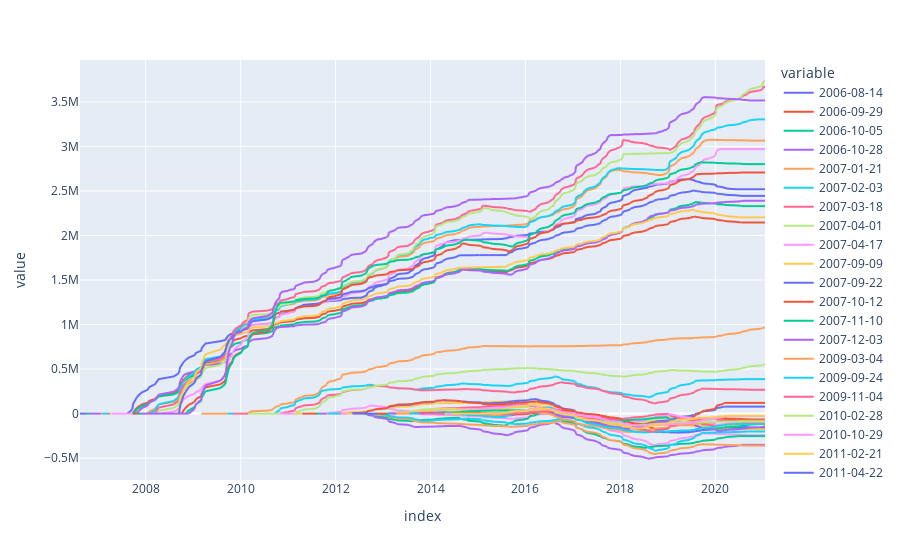

The notebook cell saved with this chart:
### Code cell
(stats['HRP']-stats['MCAP']).interpolate().plot()

### Figure 1 — Plotly figure (JSON) as saved in the notebook; plotly's stock layout.template omitted (floating-point values rounded to 4 significant figures; data arrays with more than 128 entries replaced by an {"elided": "..."} marker saying what was removed)
{"data": [{"hovertemplate": "variable=2006-08-14<br>index=%{x}<br>value=%{y}<extra></extra>", "legendgroup": "2006-08-14", "line": {"color": "#636efa", "dash": "solid"}, "marker": {"symbol": "circle"}, "mode": "lines", "name": "2006-08-14", "showlegend": true, "x": {"elided": "436 str values"}, "xaxis": "x", "y": {"elided": "436 float values"}, "yaxis": "y", "type": "scattergl"}, {"hovertemplate": "variable=2006-09-29<br>index=%{x}<br>value=%{y}<extra></extra>", "legendgroup": "2006-09-29", "line": {"color": "#EF553B", "dash": "solid"}, "marker": {"symbol": "circle"}, "mode": "lines", "name": "2006-09-29", "showlegend": true, "x": {"elided": "436 str values"}, "xaxis": "x", "y": {"elided": "436 float values"}, "yaxis": "y", "type": "scattergl"}, {"hovertemplate": "variable=2006-10-05<br>index=%{x}<br>value=%{y}<extra></extra>", "legendgroup": "2006-10-05", "line": {"color": "#00cc96", "dash": "solid"}, "marker": {"symbol": "circle"}, "mode": "lines", "name": "2006-10-05", "showlegend": true, "x": {"elided": "436 str values"}, "xaxis": "x", "y": {"elided": "436 float values"}, "yaxis": "y", "type": "scattergl"}, {"hovertemplate": "variable=2006-10-28<br>index=%{x}<br>value=%{y}<extra></extra>", "legendgroup": "2006-10-28", "line": {"color": "#ab63fa", "dash": "solid"}, "marker": {"symbol": "circle"}, "mode": "lines", "name": "2006-10-28", "showlegend": true, "x": {"elided": "436 str values"}, "xaxis": "x", "y": {"elided": "436 float values"}, "yaxis": "y", "type": "scattergl"}, {"hovertemplate": "variable=2007-01-21<br>index=%{x}<br>value=%{y}<extra></extra>", "legendgroup": "2007-01-21", "line": {"color": "#FFA15A", "dash": "solid"}, "marker": {"symbol": "circle"}, "mode": "lines", "name": "2007-01-21", "showlegend": true, "x": {"elided": "436 str values"}, "xaxis": "x", "y": {"elided": "436 float values"}, "yaxis": "y", "type": "scattergl"}, {"hovertemplate": "variable=2007-02-03<br>index=%{x}<br>value=%{y}<extra></extra>", "legendgroup": "2007-02-03", "line": {"color": "#19d3f3", "dash": "solid"}, "marker": {"symbol": "circle"}, "mode": "lines", "name": "2007-02-03", "showlegend": true, "x": {"elided": "436 str values"}, "xaxis": "x", "y": {"elided": "436 float values"}, "yaxis": "y", "type": "scattergl"}, {"hovertemplate": "variable=2007-03-18<br>index=%{x}<br>value=%{y}<extra></extra>", "legendgroup": "2007-03-18", "line": {"color": "#FF6692", "dash": "solid"}, "marker": {"symbol": "circle"}, "mode": "lines", "name": "2007-03-18", "showlegend": true, "x": {"elided": "436 str values"}, "xaxis": "x", "y": {"elided": "436 float values"}, "yaxis": "y", "type": "scattergl"}, {"hovertemplate": "variable=2007-04-01<br>index=%{x}<br>value=%{y}<extra></extra>", "legendgroup": "2007-04-01", "line": {"color": "#B6E880", "dash": "solid"}, "marker": {"symbol": "circle"}, "mode": "lines", "name": "2007-04-01", "showlegend": true, "x": {"elided": "436 str values"}, "xaxis": "x", "y": {"elided": "436 float values"}, "yaxis": "y", "type": "scattergl"}, {"hovertemplate": "variable=2007-04-17<br>index=%{x}<br>value=%{y}<extra></extra>", "legendgroup": "2007-04-17", "line": {"color": "#FF97FF", "dash": "solid"}, "marker": {"symbol": "circle"}, "mode": "lines", "name": "2007-04-17", "showlegend": true, "x": {"elided": "436 str values"}, "xaxis": "x", "y": {"elided": "436 float values"}, "yaxis": "y", "type": "scattergl"}, {"hovertemplate": "variable=2007-09-09<br>index=%{x}<br>value=%{y}<extra></extra>", "legendgroup": "2007-09-09", "line": {"color": "#FECB52", "dash": "solid"}, "marker": {"symbol": "circle"}, "mode": "lines", "name": "2007-09-09", "showlegend": true, "x": {"elided": "436 str values"}, "xaxis": "x", "y": {"elided": "436 float values"}, "yaxis": "y", "type": "scattergl"}, {"hovertemplate": "variable=2007-09-22<br>index=%{x}<br>value=%{y}<extra></extra>", "legendgroup": "2007-09-22", "line": {"color": "#636efa", "dash": "solid"}, "marker": {"symbol": "circle"}, "mode": "lines", "name": "2007-09-22", "showlegend": true, "x": {"elided": "436 str values"}, "xaxis": "x", "y": {"elided": "436 float values"}, "yaxis": "y", "type": "scattergl"}, {"hovertemplate": "variable=2007-10-12<br>index=%{x}<br>value=%{y}<extra></extra>", "legendgroup": "2007-10-12", "line": {"color": "#EF553B", "dash": "solid"}, "marker": {"symbol": "circle"}, "mode": "lines", "name": "2007-10-12", "showlegend": true, "x": {"elided": "436 str values"}, "xaxis": "x", "y": {"elided": "436 float values"}, "yaxis": "y", "type": "scattergl"}, {"hovertemplate": "variable=2007-11-10<br>index=%{x}<br>value=%{y}<extra></extra>", "legendgroup": "2007-11-10", "line": {"color": "#00cc96", "dash": "solid"}, "marker": {"symbol": "circle"}, "mode": "lines", "name": "2007-11-10", "showlegend": true, "x": {"elided": "436 str values"}, "xaxis": "x", "y": {"elided": "436 float values"}, "yaxis": "y", "type": "scattergl"}, {"hovertemplate": "variable=2007-12-03<br>index=%{x}<br>value=%{y}<extra></extra>", "legendgroup": "2007-12-03", "line": {"color": "#ab63fa", "dash": "solid"}, "marker": {"symbol": "circle"}, "mode": "lines", "name": "2007-12-03", "showlegend": true, "x": {"elided": "436 str values"}, "xaxis": "x", "y": {"elided": "436 float values"}, "yaxis": "y", "type": "scattergl"}, {"hovertemplate": "variable=2009-03-04<br>index=%{x}<br>value=%{y}<extra></extra>", "legendgroup": "2009-03-04", "line": {"color": "#FFA15A", "dash": "solid"}, "marker": {"symbol": "circle"}, "mode": "lines", "name": "2009-03-04", "showlegend": true, "x": {"elided": "436 str values"}, "xaxis": "x", "y": {"elided": "436 float values"}, "yaxis": "y", "type": "scattergl"}, {"hovertemplate": "variable=2009-09-24<br>index=%{x}<br>value=%{y}<extra></extra>", "legendgroup": "2009-09-24", "line": {"color": "#19d3f3", "dash": "solid"}, "marker": {"symbol": "circle"}, "mode": "lines", "name": "2009-09-24", "showlegend": true, "x": {"elided": "436 str values"}, "xaxis": "x", "y": {"elided": "436 float values"}, "yaxis": "y", "type": "scattergl"}, {"hovertemplate": "variable=2009-11-04<br>index=%{x}<br>value=%{y}<extra></extra>", "legendgroup": "2009-11-04", "line": {"color": "#FF6692", "dash": "solid"}, "marker": {"symbol": "circle"}, "mode": "lines", "name": "2009-11-04", "showlegend": true, "x": {"elided": "436 str values"}, "xaxis": "x", "y": {"elided": "436 float values"}, "yaxis": "y", "type": "scattergl"}, {"hovertemplate": "variable=2010-02-28<br>index=%{x}<br>value=%{y}<extra></extra>", "legendgroup": "2010-02-28", "line": {"color": "#B6E880", "dash": "solid"}, "marker": {"symbol": "circle"}, "mode": "lines", "name": "2010-02-28", "showlegend": true, "x": {"elided": "436 str values"}, "xaxis": "x", "y": {"elided": "436 float values"}, "yaxis": "y", "type": "scattergl"}, {"hovertemplate": "variable=2010-10-29<br>index=%{x}<br>value=%{y}<extra></extra>", "legendgroup": "2010-10-29", "line": {"color": "#FF97FF", "dash": "solid"}, "marker": {"symbol": "circle"}, "mode": "lines", "name": "2010-10-29", "showlegend": true, "x": {"elided": "436 str values"}, "xaxis": "x", "y": {"elided": "436 float values"}, "yaxis": "y", "type": "scattergl"}, {"hovertemplate": "variable=2011-02-21<br>index=%{x}<br>value=%{y}<extra></extra>", "legendgroup": "2011-02-21", "line": {"color": "#FECB52", "dash": "solid"}, "marker": {"symbol": "circle"}, "mode": "lines", "name": "2011-02-21", "showlegend": true, "x": {"elided": "436 str values"}, "xaxis": "x", "y": {"elided": "436 float values"}, "yaxis": "y", "type": "scattergl"}, {"hovertemplate": "variable=2011-04-22<br>index=%{x}<br>value=%{y}<extra></extra>", "legendgroup": "2011-04-22", "line": {"color": "#636efa", "dash": "solid"}, "marker": {"symbol": "circle"}, "mode": "lines", "name": "2011-04-22", "showlegend": true, "x": {"elided": "436 str values"}, "xaxis": "x", "y": {"elided": "436 float values"}, "yaxis": "y", "type": "scattergl"}, {"hovertemplate": "variable=2011-04-28<br>index=%{x}<br>value=%{y}<extra></extra>", "legendgroup": "2011-04-28", "line": {"color": "#EF553B", "dash": "solid"}, "marker": {"symbol": "circle"}, "mode": "lines", "name": "2011-04-28", "showlegend": true, "x": {"elided": "436 str values"}, "xaxis": "x", "y": {"elided": "436 float values"}, "yaxis": "y", "type": "scattergl"}, {"hovertemplate": "variable=2011-08-08<br>index=%{x}<br>value=%{y}<extra></extra>", "legendgroup": "2011-08-08", "line": {"color": "#00cc96", "dash": "solid"}, "marker": {"symbol": "circle"}, "mode": "lines", "name": "2011-08-08", "showlegend": true, "x": {"elided": "436 str values"}, "xaxis": "x", "y": {"elided": "436 float values"}, "yaxis": "y", "type": "scattergl"}, {"hovertemplate": "variable=2011-09-05<br>index=%{x}<br>value=%{y}<extra></extra>", "legendgroup": "2011-09-05", "line": {"color": "#ab63fa", "dash": "solid"}, "marker": {"symbol": "circle"}, "mode": "lines", "name": "2011-09-05", "showlegend": true, "x": {"elided": "436 str values"}, "xaxis": "x", "y": {"elided": "436 float values"}, "yaxis": "y", "type": "scattergl"}, {"hovertemplate": "variable=2011-10-24<br>index=%{x}<br>value=%{y}<extra></extra>", "legendgroup": "2011-10-24", "line": {"color": "#FFA15A", "dash": "solid"}, "marker": {"symbol": "circle"}, "mode": "lines", "name": "2011-10-24", "showlegend": true, "x": {"elided": "436 str values"}, "xaxis": "x", "y": {"elided": "436 float values"}, "yaxis": "y", "type": "scattergl"}, {"hovertemplate": "variable=2011-11-03<br>index=%{x}<br>value=%{y}<extra></extra>", "legendgroup": "2011-11-03", "line": {"color": "#19d3f3", "dash": "solid"}, "marker": {"symbol": "circle"}, "mode": "lines", "name": "2011-11-03", "showlegend": true, "x": {"elided": "436 str values"}, "xaxis": "x", "y": {"elided": "436 float values"}, "yaxis": "y", "type": "scattergl"}, {"hovertemplate": "variable=2012-02-06<br>index=%{x}<br>value=%{y}<extra></extra>", "legendgroup": "2012-02-06", "line": {"color": "#FF6692", "dash": "solid"}, "marker": {"symbol": "circle"}, "mode": "lines", "name": "2012-02-06", "showlegend": true, "x": {"elided": "436 str values"}, "xaxis": "x", "y": {"elided": "436 float values"}, "yaxis": "y", "type": "scattergl"}, {"hovertemplate": "variable=2012-02-15<br>index=%{x}<br>value=%{y}<extra></extra>", "legendgroup": "2012-02-15", "line": {"color": "#B6E880", "dash": "solid"}, "marker": {"symbol": "circle"}, "mode": "lines", "name": "2012-02-15", "showlegend": true, "x": {"elided": "436 str values"}, "xaxis": "x", "y": {"elided": "436 float values"}, "yaxis": "y", "type": "scattergl"}, {"hovertemplate": "variable=2012-02-19<br>index=%{x}<br>value=%{y}<extra></extra>", "legendgroup": "2012-02-19", "line": {"color": "#FF97FF", "dash": "solid"}, "marker": {"symbol": "circle"}, "mode": "lines", "name": "2012-02-19", "showlegend": true, "x": {"elided": "436 str values"}, "xaxis": "x", "y": {"elided": "436 float values"}, "yaxis": "y", "type": "scattergl"}, {"hovertemplate": "variable=2012-04-02<br>index=%{x}<br>value=%{y}<extra></extra>", "legendgroup": "2012-04-02", "line": {"color": "#FECB52", "dash": "solid"}, "marker": {"symbol": "circle"}, "mode": "lines", "name": "2012-04-02", "showlegend": true, "x": {"elided": "436 str values"}, "xaxis": "x", "y": {"elided": "436 float values"}, "yaxis": "y", "type": "scattergl"}, {"hovertemplate": "variable=2012-05-10<br>index=%{x}<br>value=%{y}<extra></extra>", "legendgroup": "2012-05-10", "line": {"color": "#636efa", "dash": "solid"}, "marker": {"symbol": "circle"}, "mode": "lines", "name": "2012-05-10", "showlegend": true, "x": {"elided": "436 str values"}, "xaxis": "x", "y": {"elided": "436 float values"}, "yaxis": "y", "type": "scattergl"}, {"hovertemplate": "variable=2012-11-16<br>index=%{x}<br>value=%{y}<extra></extra>", "legendgroup": "2012-11-16", "line": {"color": "#EF553B", "dash": "solid"}, "marker": {"symbol": "circle"}, "mode": "lines", "name": "2012-11-16", "showlegend": true, "x": {"elided": "436 str values"}, "xaxis": "x", "y": {"elided": "436 float values"}, "yaxis": "y", "type": "scattergl"}, {"hovertemplate": "variable=2013-01-26<br>index=%{x}<br>value=%{y}<extra></extra>", "legendgroup": "2013-01-26", "line": {"color": "#00cc96", "dash": "solid"}, "marker": {"symbol": "circle"}, "mode": "lines", "name": "2013-01-26", "showlegend": true, "x": {"elided": "436 str values"}, "xaxis": "x", "y": {"elided": "436 float values"}, "yaxis": "y", "type": "scattergl"}, {"hovertemplate": "variable=2013-02-13<br>index=%{x}<br>value=%{y}<extra></extra>", "legendgroup": "2013-02-13", "line": {"color": "#ab63fa", "dash": "solid"}, "marker": {"symbol": "circle"}, "mode": "lines", "name": "2013-02-13", "showlegend": true, "x": {"elided": "436 str values"}, "xaxis": "x", "y": {"elided": "436 float values"}, "yaxis": "y", "type": "scattergl"}, {"hovertemplate": "variable=2013-04-09<br>index=%{x}<br>value=%{y}<extra></extra>", "legendgroup": "2013-04-09", "line": {"color": "#FFA15A", "dash": "solid"}, "marker": {"symbol": "circle"}, "mode": "lines", "name": "2013-04-09", "showlegend": true, "x": {"elided": "436 str values"}, "xaxis": "x", "y": {"elided": "436 float values"}, "yaxis": "y", "type": "scattergl"}, {"hovertemplate": "variable=2013-07-22<br>index=%{x}<br>value=%{y}<extra></extra>", "legendgroup": "2013-07-22", "line": {"color": "#19d3f3", "dash": "solid"}, "marker": {"symbol": "circle"}, "mode": "lines", "name": "2013-07-22", "showlegend": true, "x": {"elided": "436 str values"}, "xaxis": "x", "y": {"elided": "436 float values"}, "yaxis": "y", "type": "scattergl"}, {"hovertemplate": "variable=2013-10-02<br>index=%{x}<br>value=%{y}<extra></extra>", "legendgroup": "2013-10-02", "line": {"color": "#FF6692", "dash": "solid"}, "marker": {"symbol": "circle"}, "mode": "lines", "name": "2013-10-02", "showlegend": true, "x": {"elided": "436 str values"}, "xaxis": "x", "y": {"elided": "436 float values"}, "yaxis": "y", "type": "scattergl"}, {"hovertemplate": "variable=2014-04-20<br>index=%{x}<br>value=%{y}<extra></extra>", "legendgroup": "2014-04-20", "line": {"color": "#B6E880", "dash": "solid"}, "marker": {"symbol": "circle"}, "mode": "lines", "name": "2014-04-20", "showlegend": true, "x": {"elided": "436 str values"}, "xaxis": "x", "y": {"elided": "436 float values"}, "yaxis": "y", "type": "scattergl"}, {"hovertemplate": "variable=2014-05-09<br>index=%{x}<br>value=%{y}<extra></extra>", "legendgroup": "2014-05-09", "line": {"color": "#FF97FF", "dash": "solid"}, "marker": {"symbol": "circle"}, "mode": "lines", "name": "2014-05-09", "showlegend": true, "x": {"elided": "436 str values"}, "xaxis": "x", "y": {"elided": "436 float values"}, "yaxis": "y", "type": "scattergl"}, {"hovertemplate": "variable=2014-06-09<br>index=%{x}<br>value=%{y}<extra></extra>", "legendgroup": "2014-06-09", "line": {"color": "#FECB52", "dash": "solid"}, "marker": {"symbol": "circle"}, "mode": "lines", "name": "2014-06-09", "showlegend": true, "x": {"elided": "436 str values"}, "xaxis": "x", "y": {"elided": "436 float values"}, "yaxis": "y", "type": "scattergl"}], "layout": {"xaxis": {"anchor": "y", "domain": [0.0, 1.0], "title": {"text": "index"}}, "yaxis": {"anchor": "x", "domain": [0.0, 1.0], "title": {"text": "value"}}, "legend": {"title": {"text": "variable"}, "tracegroupgap": 0}, "margin": {"t": 60}}}
